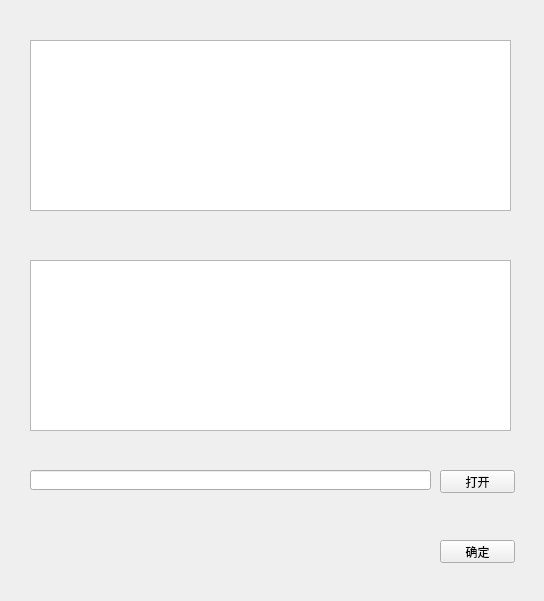
<?xml version="1.0" encoding="UTF-8"?>
<ui version="4.0">
 <class>save_data</class>
 <widget class="QWidget" name="save_data">
  <property name="geometry">
   <rect>
    <x>0</x>
    <y>0</y>
    <width>544</width>
    <height>601</height>
   </rect>
  </property>
  <property name="windowTitle">
   <string>下载信息</string>
  </property>
  <widget class="QTableView" name="url_info">
   <property name="geometry">
    <rect>
     <x>30</x>
     <y>260</y>
     <width>481</width>
     <height>171</height>
    </rect>
   </property>
  </widget>
  <widget class="QLineEdit" name="file_path">
   <property name="geometry">
    <rect>
     <x>30</x>
     <y>470</y>
     <width>401</width>
     <height>20</height>
    </rect>
   </property>
  </widget>
  <widget class="QTableView" name="url_data_list">
   <property name="geometry">
    <rect>
     <x>30</x>
     <y>40</y>
     <width>481</width>
     <height>171</height>
    </rect>
   </property>
  </widget>
  <widget class="QPushButton" name="open_save_folder">
   <property name="geometry">
    <rect>
     <x>440</x>
     <y>470</y>
     <width>75</width>
     <height>23</height>
    </rect>
   </property>
   <property name="text">
    <string>打开</string>
   </property>
  </widget>
  <widget class="QPushButton" name="down_ok_button">
   <property name="geometry">
    <rect>
     <x>440</x>
     <y>540</y>
     <width>75</width>
     <height>23</height>
    </rect>
   </property>
   <property name="text">
    <string>确定</string>
   </property>
  </widget>
 </widget>
 <resources/>
 <connections/>
</ui>
